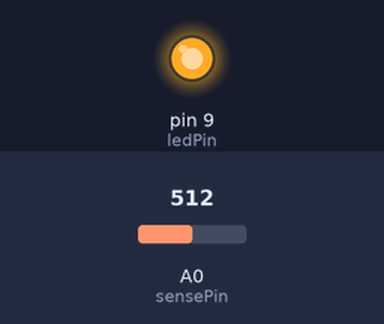
The sketch below on a simulated Arduino Uno, built with avr-gcc and run on an emulated ATmega328P. Shown: output pins drawn as LEDs (lit = HIGH). Inputs (shaded band) come from the test bench; at power-on: A0 (sensePin) = 512.

Above: at 1.2 s.
1.3 s: A0 (sensePin) set to 735
2.8 s: A0 (sensePin) set to 767
At 4.0 s:
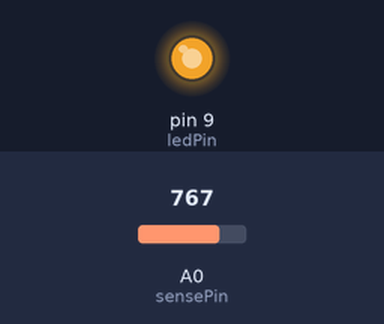
4.3 s: A0 (sensePin) set to 900
At 5.3 s:
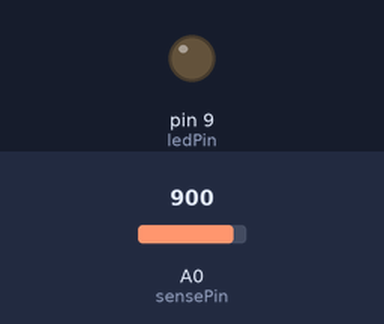
Timing chart, 0 to 7.3 s (numbered marks = the images above; inputs shaded):
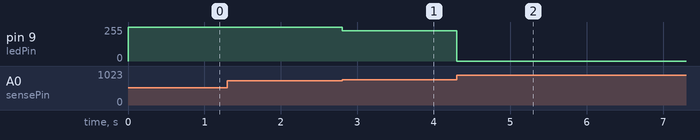

Measured:
- after the input at 1.3 s, every drawn part: stays the same
- after the input at 2.8 s, pin 9 (ledPin): 255/255 → 227/255 at once
- after the input at 4.3 s, pin 9 (ledPin): 227/255 → 0/255 at once

The sketch:

BrightnessOfLedChangingWithLightOutsideUsingPhotoResistor.ino
```cpp
int sensePin=0;
int ledPin=9;
void setup()
{
  analogReference(DEFAULT);
  pinMode(ledPin,OUTPUT);
}

void loop()
{
  int val=analogRead(sensePin);
  val=constrain(val,750,900);
  int ledLevel=map(val,750,900,255,0);
  analogWrite(ledPin,ledLevel);
}
```
